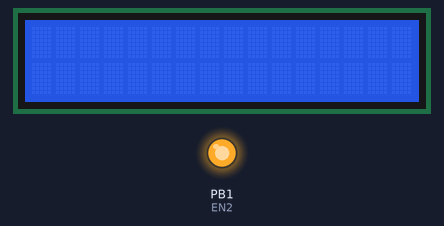
Bench run of a program on a simulated ATmega32, built with avr-gcc and emulated at 16 MHz. Shown: 16×2 character LCD, output pins drawn as LEDs (lit = HIGH). Wiring (inferred from the names in the program): character LCD (HD44780): RS PB2; E PB3; data PA4, PA5, PA6, PA7. EEPROM starts erased; pins used as bus, display or sensor lines are not drawn. At 0.8 s the program stops and its outputs stay as they are.

Above: at 0.3 s.
Timing chart, 0 to 1.8 s (numbered marks = the images above):
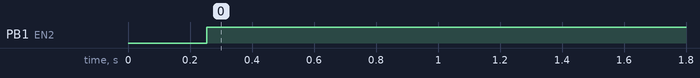

The program:

main.c
```c
/*
* Dio_Driver_24.c
*
* Created: 10/15/2021 7:44:05 PM
* Author : Mohamed Magdi
*/
#define F_CPU 16000000UL
#include <avr/io.h>
#include <util/delay.h>
#include <avr/interrupt.h>
#include "Dio.h"
#include "Bitwise.h"
#include "LCD.h"
#include "StringHandler.h"
#include "EEPROM.h"

int main(void)
{
	uint8 ReadValue = 0x00 ;
	uint8 ReadValueString[3]={0};
	LCD_Init();
	EEPROM_write(0x00,'H');
	EEPROM_write(0x01,'E');
	EEPROM_write(0x02,'L');
	EEPROM_write(0x03,'L');
	EEPROM_write(0x04,'O');
	LCD_Postion(1,1);
	EEPROM_read(0x00,&ReadValue);
	_delay_ms(100);
	LCD_Data(ReadValue);
	EEPROM_read(0x01,&ReadValue);
	_delay_ms(100);
	LCD_Data(ReadValue);
	EEPROM_read(0x02,&ReadValue);
	_delay_ms(100);
	LCD_Data(ReadValue);
	EEPROM_read(0x03,&ReadValue);
	_delay_ms(100);
	LCD_Data(ReadValue);
	EEPROM_read(0x04,&ReadValue);
	_delay_ms(100);
	LCD_Data(ReadValue);
	while (1)
	{

	}
}
```

ADC.c
```c
/*
* ADC.c
*
* Created: 10/28/2021 3:25:17 PM
*  Author: Mohamed Magdi
*/
#include "ADC.h"
void Adc_Init(void)
{
	ADCSRA |= (1<<ADEN) ;
	SetBit(ADMUX,REFS0) ;
	ClearBit(ADMUX,REFS1);
	ADCSRA |= (1<<ADPS0) | (1<<ADPS1) | (1<<ADPS2);
}

void Adc_ChannelSelect(uint8 ADC_Channel)
{
	Dio_PinSetDirection(A,ADC_Channel,PinInput);
	ADMUX= (ADMUX & ~0x1F) | (ADC_Channel & 0x1F) ;
}
void Adc_ReadChannel(uint8 ADC_Channel , uint16* Adc_Data)
{
	ADCSRA |= (1<<ADSC) ;
	while (GetBit(ADCSRA,ADIF) == 0);
	*Adc_Data = ADCL ;
	*Adc_Data |= (uint16) (ADCH<<8) ;
}
```

ADC.h
```c
/*
 * ADC.h
 *
 * Created: 10/28/2021 3:25:31 PM
 *  Author: Mohamed Magdi
 */


#ifndef ADC_H_
#define ADC_H_
#include <avr/io.h>
#define ADC0 0
#define ADC1 1
#define ADC2 2
#define ADC3 3
#define ADC4 4
#define ADC5 5
#define ADC6 6
#define ADC7 7

#include <avr/io.h>
#include "STD_Types.h"
#include "Bitwise.h"
#include "Dio.h"
void Adc_Init(void) ;
void Adc_ChannelSelect(uint8 ADC_Channel);
void Adc_ReadChannel(uint8 ADC_Channel , uint16* Adc_Data) ;

#endif /* ADC_H_ */
```

Bitwise.h
```c
#ifndef BITWISE_H
#define BITWISE_H
#define SetBit(Byte,BitPosition) Byte|=(1<<BitPosition)
#define ClearBit(Byte,BitPosition) Byte&=~(1<<BitPosition)
#define ToggleBit(Byte,BitPosition) Byte^=(1<<BitPosition)
#define GetBit(Byte,BitPosition) (Byte>>BitPosition &0x01)
#endif
```

EEPROM.c
```c
/*
 * EEPROM.c
 *
 * Created: 11/20/2021 1:15:00 PM
 *  Author: Mohamed Magdi
 */
#include "Bitwise.h"
#include "STD_Types.h"
#include <avr/io.h>
void EEPROM_write(uint16 Address, uint8 Data)
{
	/* Wait for completion of previous write */
	while(GetBit(EECR,EEWE));
	/* Set up address and data registers */
	EEAR = Address;
	EEDR = Data;
	/* Write logical one to EEMWE */
	SetBit(EECR,EEMWE);
	/* Start eeprom write by setting EEWE */
	SetBit(EECR,EEWE);
}

void EEPROM_read(uint16 Address , uint8* Data)
{
	/* Wait for completion of previous write */
	while(GetBit(EECR,EEWE));
	/* Set up address register */
	EEAR = Address;
	/* Start eeprom read by writing EERE */
	SetBit(EECR,EERE);
	/* Return data from data register */
	*Data = EEDR ;
}
```

EEPROM.h
```c
/*
 * EEPROM.h
 *
 * Created: 11/20/2021 1:14:42 PM
 *  Author: Mohamed Magdi
 */


#ifndef EEPROM_H_
#define EEPROM_H_

void EEPROM_write(uint16 Address, uint8 Data);
void EEPROM_read(uint16 Address , uint8* Data);

#endif /* EEPROM_H_ */
```

I2C.c
```c
/*
 * I2C.c
 *
 * Created: 11/19/2021 2:08:21 PM
 *  Author: Mohamed Magdi
 */
#include <avr/io.h>
#include "STD_Types.h"
#include "Bitwise.h"
void I2C_Init(void)
{
	TWSR = 0x00 ;
	TWBR = 12;
	TWCR = (1<<TWEN) ;
}
void I2C_Start(void)
{
	TWCR = (1<<TWEN) | (1<<TWINT) | (1<<TWSTA) ;
	while(!GetBit(TWCR,TWINT)) ;
}

void I2C_Stop(void)
{
	TWCR = (1<<TWEN) | (1<<TWINT) | (1<<TWSTO) ;
}
void I2C_Write(uint8 u8Write)
{
	TWDR = u8Write ;
	TWCR = (1<<TWEN) | (1<<TWINT);
	while(!GetBit(TWCR,TWINT)) ;
}
void I2C_Read(uint8 * U8Read)
{
	TWCR = (1<<TWEN) | (1<<TWINT);
	while(!GetBit(TWCR,TWINT)) ;
	*U8Read = TWDR ;
}
```

ISRs.c
```c
/*
 * ISRs.c
 *
 * Created: 10/28/2021 2:12:07 PM
 *  Author: Mohamed Magdi
 */

#include <avr/interrupt.h>
#include "STD_Types.h"
uint8 INT0_flag = 0 ;
ISR(INT0_vect)
{
	INT0_flag = 1 ;
}
```

LED.c
```c
/*
 * LED.c
 *
 * Created: 10/16/2021 3:30:47 PM
 *  Author: Mohamed Magdi
 */
#include "LED.h"
void LED_Init(void)
{
	Dio_PinSetDirection(LED0Port,LED0Pin,PinOutput);
	Dio_PinSetDirection(LED1Port,LED1Pin,PinOutput);
	Dio_PinSetDirection(LED2Port,LED2Pin,PinOutput);
}
void LED_Write(PortType port,uint8 PinNumber,PinStateType PinState )
{
	Dio_PinWrite(port,PinNumber,PinState);
}
```

LED.h
```c
/*
 * LED.h
 *
 * Created: 10/16/2021 3:30:59 PM
 *  Author: Mohamed Magdi
 */


#ifndef LED_H_
#define LED_H_
#include "Dio.h"
#define LED0Port C
#define LED1Port C
#define LED2Port D

#define LED0Pin 2
#define LED1Pin 7
#define LED2Pin 3

void LED_Init(void);
void LED_Write(PortType port,uint8 PinNumber,PinStateType PinState );


#endif /* LED_H_ */
```

PushButton.c
```c
/*
 * PushButton.c
 *
 * Created: 10/16/2021 3:21:14 PM
 *  Author: Mohamed Magdi
 */
#include "PushButton.h"
void PushButton_Init(void)
{
	Dio_PinSetDirection(PushButton0Port,PushButton0Pin,PinInput);
	Dio_PinSetDirection(PushButton1Port,PushButton1Pin,PinInput);
	Dio_PinSetDirection(PushButton2Port,PushButton2Pin,PinInput);
}
void PushButton_Read(PortType port,uint8 PinNumber, PinStateType * PinState)
{
	Dio_PinRead(port,PinNumber,PinState);
}
```

PushButton.h
```c
/*
 * PushButton.h
 *
 * Created: 10/16/2021 3:21:32 PM
 *  Author: Mohamed Magdi
 */
#include "Dio.h"
#define PushButton0Port B
#define PushButton1Port D
#define PushButton2Port D

#define PushButton0Pin 0
#define PushButton1Pin 6
#define PushButton2Pin 2

void PushButton_Init(void);
void PushButton_Read(PortType port,uint8 PinNumber, PinStateType * PinState);
```

SPI.c
```c
/*
* SPI.c
*
* Created: 11/13/2021 3:10:27 PM
*  Author: Mohamed Magdi
*/
#include "Dio.h"
#include <avr/io.h>
#include "SPI.h"


#if (SPIMODE == SLAVE)
#include <avr/interrupt.h>
	uint8 SPI_Slave_DataReceived = 0 ;
	uint8 SPI_Slave_DataSend = 0xBB ;
#endif

ReturnValueType SPI_Init(void)
{
	#if (SPIMODE == MASTER)
	Dio_PinSetDirection(B,MOSI,PinOutput);
	Dio_PinSetDirection(B,MISO,PinInput);
	Dio_PinSetDirection(B,SCK,PinOutput);
	Dio_PinSetDirection(B,SS,PinOutput);
	Dio_PinWrite(B,SS,PinHigh);
	SPCR = (1<<SPE) | (1<<MSTR) | (1<<SPR0);
	#endif

	#if ((SPIMODE == SLAVE))
	Dio_PinSetDirection(B,MOSI,PinInput);
	Dio_PinSetDirection(B,MISO,PinOutput);
	Dio_PinSetDirection(B,SCK,PinInput);
	Dio_PinSetDirection(B,SS,PinInput);
	Dio_PinPullupState(B,SS,Active);
	SPCR = (1<<SPE) |(1<<SPIE) ;
	SPDR = 0x00;
	#endif

	return OK;

}
#if (SPIMODE == MASTER)
ReturnValueType SPI_SingleSendReceive(uint8 U8SendData,uint8* ReceivedData)
{
	Dio_PinWrite(B,SS,PinLow);
	SPDR = U8SendData ;
	while (!GetBit(SPSR,SPIF));
	*ReceivedData=SPDR ;
	Dio_PinWrite(B,SS,PinHigh);
	return OK;
}

ReturnValueType SPI_BrustSendReceive(uint8* U8SendData,uint8* ReceivedData,uint8 BytesNumber)
{
	uint8 i = 0 ;
	for (i=0;i<BytesNumber;i++)
	{
		SPI_SingleSendReceive(*U8SendData++,ReceivedData++);
	}
	return OK;
}
#endif

#if (SPIMODE == SLAVE)
ISR(SPI_STC_vect)
{
	SPI_Slave_DataReceived = SPDR;
	SPDR = SPI_Slave_DataSend;

}
#endif
```

SPI.h
```c
/*
 * SPI.h
 *
 * Created: 11/13/2021 3:10:43 PM
 *  Author: Mohamed Magdi
 */


#ifndef SPI_H_
#define SPI_H_
#include "STD_Types.h"
#include <avr/io.h>
#define MOSI PINB5
#define MISO PINB6
#define SS   PINB4
#define SCK  PINB7
#define MASTER 1
#define SLAVE 0
#define Invalid -1
#define SPIMODE SLAVE


ReturnValueType SPI_Init(void);
#if (SPIMODE == MASTER)
ReturnValueType SPI_SingleSendReceive(uint8 U8SendData,uint8* ReceivedData);
ReturnValueType SPI_BrustSendReceive(uint8* U8SendData,uint8* ReceivedData,uint8 BytesNumber);
#endif


#endif /* SPI_H_ */
```

SevenSegement.c
```c
/*
* SevenSegement.c
*
* Created: 10/16/2021 9:10:58 AM
*  Author: Mohamed Magdi
*/
#include "SevenSegement.h"
#include "Dio.h"

uint8 CH1Value = 0 ;
uint8 CH2Value = 0 ;

void SevenSegement_Init(void)
{
	Dio_GroupSetDirection(EnablePort,EnableMask,EnableMask);
	Dio_GroupSetDirection(DataPort,DataMask,DataMask);
	Dio_GroupWrite(EnablePort,EnableMask,~EnableMask);

}
ReturnValueType SevenSegement_State(SSChaneelType SSChaneel,SSStateType SSState)
{
	ReturnValueType ReturnValue = OK;
	switch (SSChaneel)
	{
		case CH1:
		if (SSState == Disable) Dio_PinWrite(EnablePort,EN1,PinLow);
		else if (SSState == Enable) Dio_PinWrite(EnablePort,EN1,PinHigh);
		else ReturnValue = NOK;
		break;
		case CH2:
		if (SSState == Disable) Dio_PinWrite(EnablePort,EN2,PinLow);
		else if (SSState == Enable) Dio_PinWrite(EnablePort,EN2,PinHigh);
		else ReturnValue = NOK;
		break;
		default:
		ReturnValue = NOK ;
		break;
	}
	return ReturnValue;
}
ReturnValueType SevenSegement_Write(SSChaneelType SSChaneel,uint8 Value)
{
	ReturnValueType ReturnValue= OK;

	switch (SSChaneel)
	{
		case CH1:
		CH1Value = Value ;
		Value = Value << DataAlign ;
		SevenSegement_State(CH2,Disable);
		SevenSegement_State(CH1,Enable);

		Dio_GroupWrite(DataPort,DataMask,Value);
		_delay_ms(1);
		SevenSegement_State(CH1,Disable);

		break;
		case CH2:
		CH2Value = Value ;
		Value = Value << DataAlign ;
		SevenSegement_State(CH1,Disable);
		SevenSegement_State(CH2,Enable);

		Dio_GroupWrite(DataPort,DataMask,Value);
		_delay_ms(1);
		SevenSegement_State(CH2,Disable);
		break;
		default:
		ReturnValue = NOK ;
		break;
	}
	return ReturnValue;
}
ReturnValueType SevenSegement_Refresh(void)
{
	ReturnValueType ReturnValue = OK;
	SevenSegement_Write(CH1,CH1Value);
	_delay_ms(1);
	SevenSegement_Write(CH2,CH2Value);
	_delay_ms(1);

	return ReturnValue;
}
```

SevenSegement.h
```c
/*
 * SevenSegement.h
 *
 * Created: 10/16/2021 9:15:20 AM
 *  Author: Mohamed Magdi
 */


#ifndef SEVENSEGEMENT_H_
#define SEVENSEGEMENT_H_

#include "STD_Types.h"
#include "Bitwise.h"
#include "Dio.h"
#define F_CPU 16000000UL
#include <util/delay.h>
#define EN1 2 //PB2
#define EN2 1 //PB1
#define EnablePort B
#define EnableMask 0x06
#define DataPort A
#define DataMask 0xF0
#define DataAlign 4
#define DataDecimalPort B
#define DataDecimalPin 3
typedef enum{CH1,CH2}SSChaneelType;
typedef enum{Disable,Enable}SSStateType;
void SevenSegement_Init(void);
ReturnValueType SevenSegement_State(SSChaneelType SSChaneel,SSStateType SSState);
ReturnValueType SevenSegement_Write(SSChaneelType SSChaneel,uint8 Value);
ReturnValueType SevenSegement_Refresh(void);


#endif /* SEVENSEGEMENT_H_ */
```

StringHandler.c
```c
/*
* StringHandler.c
*
* Created: 10/21/2021 11:29:11 AM
*  Author: Mohamed Magdi
*/
#include "StringHandler.h"

ReturnValueType U8HEX2String (uint8 HEX,uint8 string[3])
{
	/*
	Ex: HEX = 0x2F
	String = "2F"
	*/
	string[2] = 0 ;
	if ((HEX & 0x0F) > 9)
	{
		string[1] =(HEX & 0x0F) - 0x0A + 'A' ;
	}
	else
	{
		string[1] =(HEX & 0x0F) + '0' ;
	}
	if ((HEX >> 4) > 9)
	{
		string[0] =(HEX>>4 & 0x0F) - 0x0A + 'A' ;
	}
	else
	{
		string[0] =(HEX>>4 & 0x0F) + 0x30 ;
	}

	return OK;


}

ReturnValueType U8Decimal2String (uint8 Decimal,uint8* string)
{
	/*
	Ex: Decimal = 32
	String = "032"
	*/
	string[3]= 0 ; // NULL
	string[0]= Decimal/ 100 + '0' ;  // 0
	string [1] = (Decimal%100)/10  + '0' ; // 3
	string [2] = (Decimal%100)%10 + '0' ; // 2

	return OK;
}

ReturnValueType U16HEX2String (uint16 HEX,uint8 string[5])
{
	/*
	Ex: HEX = 0x2F1E
	String = "2F1E"
	*/
	string[4]= 0;
	uint8 i = 0 ;
	for (i=0 ; i <= 3 ; i++ )
	{
		if ((( HEX >> (i*4) ) & 0x000F) > 9)
		{
			string[3-i] = (( HEX >> (i*4) ) & 0x000F) - 0x0A + 'A' ;
		}
		else
		{
			string[3-i] =(( HEX >> (i*4) ) & 0x000F) + '0' ;
		}
	}
	return OK;
}
ReturnValueType U16Decimal2String (uint16 Decimal,uint8 string[6])
{
	string[5]= 0 ;
	uint8 i = 0 ;
	for (i=0 ; i<=4 ; i++)
	{
		string[i] = 0 ;
		string[i] = Decimal/(PowFunction(10,4-i))+'0';
		Decimal   = Decimal%(PowFunction(10,4-i));
	}
	return OK;
}

uint16 PowFunction(uint16 x , uint16 y)
{
	uint8 i = 0;
	uint16 result = 1 ;
	for (i=0;i<y;i++)
	{
		result = result * x ;
	}
	return result;
}
```

StringHandler.h
```c
/*
 * StringHandler.h
 *
 * Created: 10/21/2021 11:29:30 AM
 *  Author: Mohamed Magdi
 */


#ifndef STRINGHANDLER_H_
#define STRINGHANDLER_H_
#include "STD_Types.h"

ReturnValueType U8HEX2String (uint8 HEX,uint8 string[3]);
ReturnValueType U8Decimal2String (uint8 Decimal,uint8 string[4]);

ReturnValueType U16HEX2String (uint16 HEX,uint8 string[5]);
ReturnValueType U16Decimal2String (uint16 Decimal,uint8 string[4]);

uint16 PowFunction(uint16 x , uint16 y);
#endif /* STRINGHANDLER_H_ */
```

Timer0.c
```c
/*
 * Timer0.c
 *
 * Created: 10/30/2021 9:10:02 PM
 *  Author: Mohamed Magdi
 */

#include "Timer0.h"
#include "STD_Types.h"
#include <avr/io.h>
#include <avr/interrupt.h>
#include "Bitwise.h"
void Timer0_StartNormal(uint8 StartValue,uint8 Prescaler)
{
	TCNT0 = StartValue ;
	SetBit(TIMSK,TOIE0) ;
	ClearBit(TCCR0,WGM00); ClearBit(TCCR0,WGM01) ; // NormalMode
	TCCR0 = (TCCR0 & ~0x07) | (Prescaler & 0x07);

}
void Timer0_StartCTC(uint8 CompareValue,uint8 Prescaler)
{
	OCR0 = CompareValue ;
	TCNT0 = 0 ;
	SetBit(TIMSK,OCIE0) ;
	ClearBit(TCCR0,WGM00); SetBit(TCCR0,WGM01) ; // CTCMode
	TCCR0 = (TCCR0 & ~0x07) | (Prescaler & 0x07);
}
void Timer0_OVF_CB(void)
{

}
void Timer0_CMP_CB(void)
{

}

ISR(TIMER0_OVF_vect)
{
	Timer0_OVF_CB();
}

ISR(TIMER0_COMP_vect)
{
	Timer0_CMP_CB();
}
```

Timer0.h
```c
/*
 * Timer0.h
 *
 * Created: 10/30/2021 9:10:17 PM
 *  Author: Mohamed Magdi
 */


#ifndef TIMER0_H_
#define TIMER0_H_

#define NoClock 0
#define Clock_1024 5
#include "STD_Types.h"
void Timer0_StartNormal(uint8 StartValue,uint8 Prescaler);
void Timer0_StartCTC(uint8 CompareValue,uint8 Prescaler);
void Timer0_OVF_CB(void) ;
void Timer0_CMP_CB(void) ;

#endif /* TIMER0_H_ */
```

Timer1.c
```c
/*
* Timer1.c
*
* Created: 11/4/2021 11:42:59 AM
*  Author: Mohamed Magdi
*/
#include "STD_Types.h"
#include <avr/io.h>
#include <avr/interrupt.h>
#include "Bitwise.h"
#include "Timer1.h"
void Timer1_StartNormal(uint16 StartValue,uint8 Prescaler)
{
	TCNT1 = StartValue ;
	ClearBit(TCCR1A,WGM10); ClearBit(TCCR1A,WGM11);
	ClearBit(TCCR1B,WGM12); ClearBit(TCCR1B,WGM13);
	//SetBit(TCCR1B,CS10) ; ClearBit(TCCR1B,CS11) ; SetBit(TCCR1B,CS12) ;
	SetBit(TIMSK,TOIE1);
	TCCR1B = (TCCR1B & ~0x07 )|(Prescaler & 0x07);

}
void Timer1_StartCTC(uint16 CompareValue,uint8 Prescaler)
{
	OCR1AL = (uint8)CompareValue ;
	OCR1AH = (uint8) (CompareValue>>8) ;
	ClearBit(TCCR1A,WGM10); ClearBit(TCCR1A,WGM11); SetBit(TCCR1B,WGM12); ClearBit(TCCR1B,WGM13);
	SetBit(TIMSK,OCIE1A) ;
	TCCR1B = (TCCR1B & ~0x07 )|(Prescaler & 0x07);
}
void Timer1_OVF_CB(void)
{
	ToggleBit(PORTA,0);
}
void Timer1_CMP_CB(void) {}
ISR(TIMER1_OVF_vect)
{
	Timer1_OVF_CB();
}
// ISR(TIMER1_COMPA_vect)
// {
// 	Timer1_CMP_CB();
// }
```

Timer1.h
```c
/*
 * Timer1.h
 *
 * Created: 11/4/2021 11:42:43 AM
 *  Author: Mohamed Magdi
 */


#ifndef TIMER1_H_
#define TIMER1_H_

#include "STD_Types.h"
void Timer1_StartNormal(uint16 StartValue,uint8 Prescaler);
void Timer1_StartCTC(uint16 CompareValue,uint8 Prescaler);
void Timer1_OVF_CB(void) ;
void Timer1_CMP_CB(void) ;
#define NoClock 0
#define Clock_1024 5


#endif /* TIMER1_H_ */
```

UART.c
```c
/*
 * UART.c
 *
 * Created: 11/11/2021 3:52:38 PM
 *  Author: Mohamed Magdi
 */
#include "Dio.h"
#include "UART.h"
#include <avr/io.h>
ReturnValueType UART_Init(void)
{

	UBRRL = CalculatedBaudRate;
	SetBit(UCSRB,RXEN); SetBit(UCSRB,TXEN);
	UCSRC = (1<<URSEL) | (1<<UCSZ0) | (1<<UCSZ1);
	return OK;
}
ReturnValueType UART_SendChar(uint8 U8Data)
{	ReturnValueType ReturnValue = NOK;
	if (GetBit(UCSRA,UDRE))
	{
		UDR = U8Data;
		ReturnValue = OK;
	}
	else
	{
		ReturnValue = NOK;
	}
	return ReturnValue;
}
ReturnValueType UART_SendString(uint8* U8Data)
{
	ReturnValueType ReturnValue = OK;
	while(*U8Data)
	{
		ReturnValue = UART_SendChar(*U8Data++);
		if (ReturnValue == NOK) break;
	}
	return ReturnValue;
}
ReturnValueType UART_Receive(uint8* U8Data)
{
	ReturnValueType ReturnValue = NOK;
	if (GetBit(UCSRA,RXC))
	{
		*U8Data = UDR ;
		ReturnValue = OK;
	}
	else
	{
		ReturnValue = NOK;
	}
	return ReturnValue;
}
```

UART.h
```c
/*
 * UART.h
 *
 * Created: 11/11/2021 3:52:23 PM
 *  Author: Mohamed Magdi
 */


#ifndef UART_H_
#define UART_H_
#include "STD_Types.h"
#define BuadRate 9600UL
#define CalculatedBaudRate (16000000UL/(16*BuadRate)-1)
ReturnValueType UART_Init(void);
ReturnValueType UART_SendChar(uint8 U8Data);
ReturnValueType UART_SendString(uint8* U8Data);
ReturnValueType UART_Receive(uint8* U8Data);


#endif /* UART_H_ */
```

KeyPad.c
```c
/*
 * KeyPad.c
 *
 * Created: 10/19/2021 3:50:02 PM
 *  Author: Mohamed Magdi
 */
#include "KeyPad.h"
#define F_CPU 16000000UL
#include <util/delay.h>
#include <avr/io.h>
#include "LCD.h"
void KeyPad_Init (void)
{
	Dio_GroupSetDirection(KEYPAD_Rows_Port,KEYPAD_Rows_Mask,0xFF);// All Rows are Outputs
	Dio_GroupSetDirection(KEYPAD_Columns_Port,KEYPAD_Columns_Mask,0x00); // All Cols are inputs
	Dio_GroupPullupState(KEYPAD_Columns_Port,KEYPAD_Columns_Mask,0xFF);
	Dio_GroupWrite(KEYPAD_Rows_Port,KEYPAD_Rows_Mask,0x00);
}
ReturnValueType KeyPad_GetNumber (uint8 * Number)
{
	uint8 SegementValue = 0xFF ;
	uint8 KeyPadValue = 0x00 ;
	Dio_GroupRead(KEYPAD_Columns_Port,KEYPAD_Columns_Mask,&SegementValue);
	if (SegementValue == 0xF0) return NOK ;
	_delay_ms(100);
	KeyPadValue = SegementValue ;
	Dio_GroupFlipDirection(KEYPAD_Columns_Port,KEYPAD_Columns_Mask);
	Dio_GroupFlipDirection(KEYPAD_Rows_Port,KEYPAD_Rows_Mask);
	Dio_GroupPullupStateFlip(KEYPAD_Rows_Port,KEYPAD_Rows_Mask);
	Dio_GroupWrite(KEYPAD_Columns_Port,KEYPAD_Columns_Mask,0x00);
	Dio_GroupRead(KEYPAD_Rows_Port,KEYPAD_Rows_Mask,&SegementValue);
		SegementValue = SegementValue >> 3;
	_delay_ms(100);
	KeyPadValue |= SegementValue ;
	switch(KeyPadValue)
	{
		case 0xee:*Number = '1' ; break;
		case 0xde:*Number = '2' ; break;
		case 0xbe:*Number = '3' ; break;
		case 0x7e:*Number = 'A' ; break;
		case 0xed:*Number = '4' ; break;
		case 0xdd:*Number = '5' ; break;
		case 0xbd:*Number = '6' ; break;
		case 0x7d:*Number = 'B' ;break;
		case 0xeb:*Number = '7' ; break;
		case 0xdb:*Number = '8' ; break;
		case 0xbb:*Number = '9' ; break;
		case 0x7b:*Number = 'C' ;break;
		case 0xe7:*Number = 'E' ;break;
		case 0xd7:*Number = '0' ;break;
		case 0xb7:*Number = 'F' ;break;
		case 0x77:*Number = 'D' ;break;
		default:
			 break;

	}
	_delay_ms(50);
	Dio_GroupFlipDirection(KEYPAD_Columns_Port,KEYPAD_Columns_Mask);
	Dio_GroupFlipDirection(KEYPAD_Rows_Port,KEYPAD_Rows_Mask);
	Dio_GroupPullupStateFlip(KEYPAD_Columns_Port,KEYPAD_Columns_Mask);
	Dio_GroupWrite(KEYPAD_Rows_Port,KEYPAD_Rows_Mask,0x00);
	return OK;
}
```

KeyPad.h
```c
/*
 * KeyPad.h
 *
 * Created: 10/19/2021 3:50:40 PM
 *  Author: Mohamed Magdi
 */


#ifndef KEYPAD_H_
#define KEYPAD_H_
#include "Dio.h"

#define KEYPAD_Rows_Port C
#define KEYPAD_Columns_Port B
#define KEYPAD_Rows_Mask 0b01111000
#define KEYPAD_Columns_Mask 0xF0

void KeyPad_Init (void);
ReturnValueType KeyPad_GetNumber (uint8 * Number);

#endif /* KEYPAD_H_ */
```

Source omitted: LCD.c (1612 bytes), LCD.h (770 bytes), Dio.c (11223 bytes), Dio.h (2387 bytes), STD_Types.h (322 bytes)

Measured:
- by itself, PB1 (EN2): LOW → HIGH at 0.25 s
